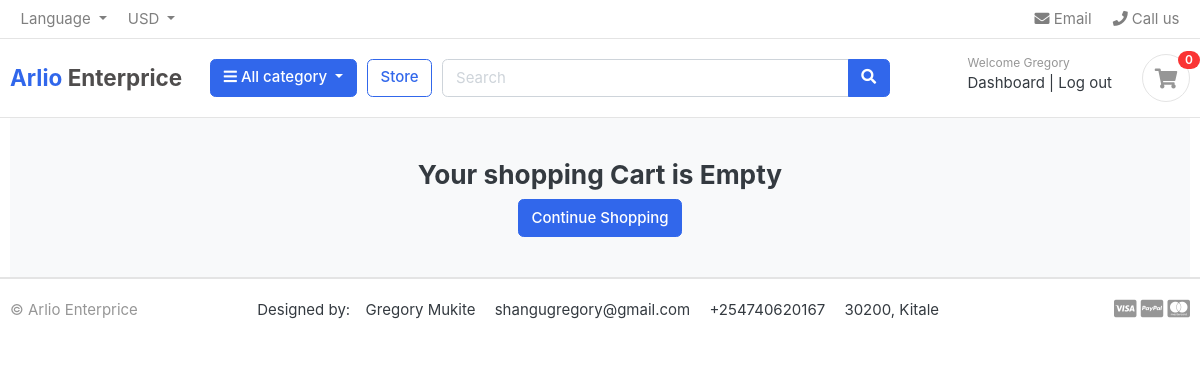
Before: /cart/ (signed in) with the older database file.
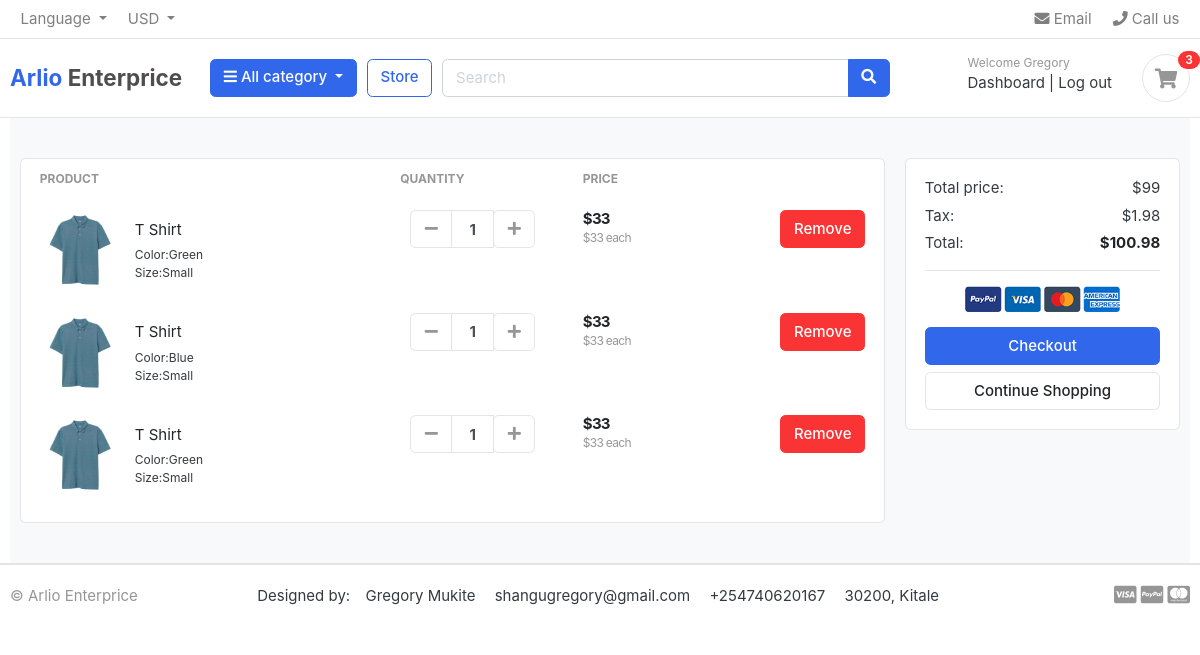
After: the same page with the newer database file.
### accounts/models.py (models this page shows, shortened)
class Account(AbstractBaseUser):
    first_name = models.CharField(max_length =  50)
    last_name = models.CharField(max_length =  50)
    username = models.CharField(max_length =  50, unique=True)
    email = models.EmailField(max_length =  250, unique = True)
    phone_number = models.CharField(max_length =  50)
    date_joined = models.DateTimeField(auto_now_add = True, null = True)
    last_login = models.DateTimeField(auto_now=True, null = True)
    is_admin = models.BooleanField(default= False)
    is_staff = models.BooleanField(default= False)
    is_active = models.BooleanField(default= False)
    is_super_admin = models.BooleanField(default= False)
    USERNAME_FIELD = "email"
    REQUIRED_FIELDS = ["username", "first_name", "last_name"]
    objects = MyAccountManager()

### carts/models.py (models this page shows, shortened)
class CartItem(models.Model):
    user = models.ForeignKey(Account, on_delete = models.CASCADE, null = True)
    product = models.ForeignKey(Product, on_delete = models.CASCADE)
    variation = models.ManyToManyField(Variation, blank=True)
    cart = models.ForeignKey(Cart, on_delete =  models.CASCADE, null = True)
    quantity=models.IntegerField()
    is_active = models.BooleanField(default = True)
    def sub_total(self):
        return self.product.price * self.quantity

### store/models.py (models this page shows, shortened)
class Product(models.Model):
    product_name = models.CharField(max_length = 233, unique=True)
    slug=models.SlugField(max_length = 233, unique=True)
    description = models.TextField(max_length = 500, blank=True)
    price = models.IntegerField()
    images = models.ImageField(upload_to='photos/product')
    stock = models.IntegerField()
    category=models.ForeignKey(Category, on_delete=models.CASCADE)
    created_date= models.DateTimeField(auto_now_add = True)
    modified_date= models.DateTimeField(auto_now = True)
    is_available = models.BooleanField()

class Variation(models.Model):
    product = models.ForeignKey(Product, on_delete=models.CASCADE)
    variation_cartegory=models.CharField(max_length = 100, choices = variation_cartegory_choice)
    variation_value= models.CharField(max_length=200)
    is_active=models.BooleanField(default = True)
    created_at=models.DateField(auto_now = True)
    objects = variationmanager()

### carts/views.py (the view)
# urls.py: path("", views.Cart, name= 'cart'),
def Cart(request, total = 0, quantity = 0, cart_items = None):
    try:
        grant_total =0
        tax =0
        if request.user.is_authenticated:
            cart_items = CartItem.objects.filter(user = request.user, is_active = True)
        else:
            cart = MyCart.objects.get(cart_id = _cart_id(request))
            cart_items = CartItem.objects.filter(cart = cart, is_active = True)
        for cart_item in cart_items:
            total += (cart_item.product.price *cart_item.quantity)
            quantity +=cart_item.quantity
        tax = (2*total/100)
        grant_total = total +tax
    except ObjectDoesNotExist:
        pass
    context ={
        'total':total,
        'quantity':quantity,
        'cart_items':cart_items,
        'grant_total':grant_total,
        'tax':tax
    }
    return render(request, 'cart/cart.html', context)

### carts/context_processor.py (called while the page is built)
def counter(request):
    cart_count = 0
    if 'admin' in request.path:
        return {}
    else:
        try:
            cart = Cart.objects.filter(cart_id = _cart_id(request))
            if request.user.is_authenticated:
                cart_items = CartItem.objects.all().filter(user = request.user)
            else:
                cart_items = CartItem.objects.all().filter(cart = cart[:1])
            for cart_item in cart_items:
                cart_count = cart_count + cart_item.quantity
        except ObjectDoesNotExist:
            cart_item = 0
    return dict(cart_count=cart_count)

### carts/views.py (called while the page is built)
def _cart_id(request):
    cart = request.session.session_key
    if not cart:
        cart = request.session.create()
    return cart

### category/context_processors.py (called while the page is built)
def menu_links(request):
    links = Category.objects.all()
    return dict(links=links)

### category/models.py (called while the page is built)
    def geturl(self):
        return reverse('products_by_category', args =  [self.slug])

### estore/templates/cart/cart.html (shortened to what this page needs)
{% extends 'home/base.html' %}
{% load static %}
{% block content %}
<section class="section-content padding-y bg">
	<div class="container">
		{% if not cart_items %}
		<h3 class=" text-center">Your shopping Cart is Empty</h3>
		<div class="text-center">
			<a class="btn btn-primary" href="{%url 'store'%}">Continue Shopping</a>
		</div>
		{%else%}
		<div class="row">
			<aside class="col-lg-9">
				<div class="card">
					<table class="table table-borderless table-shopping-cart">
						<thead class="text-muted">
							<tr class="small text-uppercase">
								<th scope="col">Product</th>
								<th scope="col" width="120">Quantity</th>
								<th scope="col" width="120">Price</th>
								<th scope="col" class="text-right" width="200"> </th>
							</tr>
						</thead>
						<tbody>
							{% for cart_item in cart_items %}
							<tr>
								<td>
									<figure class="itemside align-items-center">
										<div class="aside"><img src="{{cart_item.product.images.url}}" class="img-sm">
										</div>
										<figcaption class="info">
											<a href="products.get_url"
												class="title text-dark">{{cart_item.product.product_name}}</a>
											<p class="muted-text small">
												{% if cart_item.variation.all%}
												{% for item in cart_item.variation.all %}
												{{item.variation_cartegory | capfirst}}:{{item.variation_value |capfirst}} <br>
												{%endfor%}
												{%endif%}
											</p>
										</figcaption>
									</figure>
								</td>
								<td>
									<div class="col">
										<div class="input-group input-spinner">
											<div class="input-group-prepend">
												<a href="{%url 'remove_cart' cart_item.product.id cart_item.id%}"
													class="btn btn-light" type="button" id="button-minus"> <i
														class="fa fa-minus"></i> </a>
											</div>
											<input type="text" class="form-control" value="{{cart_item.quantity}}">
											<div class="input-group-append">
												<form action="{% url 'add_cart' cart_item.product.id %}" method="POST">
													<button class="btn btn-light" type="submit" id="button-plus"> <i
															class="fa fa-plus"></i> </button>
												</form>
											</div>
										</div>
									</div>
								</td>
								<td>
									<div class="price-wrap">
										<var class="price">${{cart_item.sub_total}}</var>
										<small class="text-muted"> ${{cart_item.product.price}} each </small>
									</div>
								</td>
								<td class="text-right">
									<a href="{%url 'remove_cart_item' cart_item.product.id cart_item.id%}" onclick="return confirm('Are You Sure you want to delete this item')" class="btn btn-danger">
										Remove</a>
								</td>
							</tr>
							{%endfor%}
						</tbody>
					</table>
				</div>
			</aside>
			<aside class="col-lg-3">
				<div class="card">
					<div class="card-body">
						<dl class="dlist-align">
							<dt>Total price:</dt>
							<dd class="text-right">${{total}}</dd>
						</dl>
						<dl class="dlist-align">
							<dt>Tax:</dt>
							<dd class="text-right"> ${{tax}}</dd>
						</dl>
						<dl class="dlist-align">
							<dt>Total:</dt>
							<dd class="text-right text-dark b"><strong>${{grant_total}}</strong></dd>
						</dl>
						<hr>
						<p class="text-center mb-3">
							<img src="{%static 'images/misc/payments.png'%}" height="26">
						</p>
						<a href="{% url 'checkout' %}" class="btn btn-primary btn-block"> Checkout </a>
						<a href="{%url 'store'%}" class="btn btn-light btn-block">Continue Shopping</a>
					</div>
				</div>
			</aside>
		</div>
		{% endif %}
	</div>
</section>
{% endblock content %}

### estore/templates/home/base.html (shortened to what this page needs)
{% load static %}
<!DOCTYPE HTML>
<html lang="en">
<head>
<link href="{% static 'css/bootstrap.css'%}" rel="stylesheet" type="text/css"/>
<link href="{%static 'fonts/fontawesome/css/all.min.css'%}" type="text/css" rel="stylesheet">
<link href="{%static 'css/ui.css'%}" rel="stylesheet" type="text/css"/>
<link href="{% static 'css/responsive.css'%}" rel="stylesheet" media="only screen and (max-width: 1200px)" />
</head>
<body>
    <header class="section-header">
        <nav class="navbar p-md-0 navbar-expand-sm navbar-light border-bottom">
        <div class="container">
          <div class="collapse navbar-collapse" id="navbarTop4">
            <ul class="navbar-nav mr-auto">
                <li class="nav-item dropdown">
                     <a href="#" class="nav-link dropdown-toggle" data-toggle="dropdown">   Language </a>
                </li>
                <li class="nav-item dropdown">
                    <a href="#" class="nav-link dropdown-toggle" data-toggle="dropdown"> USD </a>
                </li>
            </ul>
            <ul class="navbar-nav">
                <li><a href="#" class="nav-link"> <i class="fa fa-envelope"></i> Email </a></li>
                <li><a href="#" class="nav-link"> <i class="fa fa-phone"></i> Call us </a></li>
            </ul>
          </div>
        </div>
        </nav>
        <section class="header-main border-bottom">
            <div class="container">
        <div class="row align-items-center">
            <div class="col-lg-2 col-md-3 col-6">
                <a href="/" class="brand-wrap "
                style="font-size: 1.5rem; font-weight: bold;"
                >
                    Arlio <span style="color: rgb(79, 77, 77);">Enterprice</span>
                </a>
            </div>
            <div class="col-lg col-sm col-md col-6 flex-grow-0">
                <div class="category-wrap dropdown d-inline-block float-right">
                    <button type="button" class="btn btn-primary dropdown-toggle" data-toggle="dropdown">
                        <i class="fa fa-bars"></i> All category
                    </button>
                </div>
            </div>
            <a href=" {%url 'store'%} " class="btn btn-outline-primary">Store</a>
            <div class="col-lg  col-md-6 col-sm-12 col">
                <form action="{% url 'search' %}" class="search" method="GET">
                    <div class="input-group w-100">
                        <input type="text" class="form-control" style="width:60%;" placeholder="Search" name="keyword">
                        <div class="input-group-append">
                          <button class="btn btn-primary" type="submit">
                            <i class="fa fa-search"></i>
                          </button>
                        </div>
                    </div>
                </form>
            </div>
            <div class="col-lg-3 col-sm-6 col-8 order-2 order-lg-3">
                        <div class="d-flex justify-content-end mb-3 mb-lg-0">
                            {% if user.id is None %}
                            <div class="widget-header">
                                <small class="title text-muted">Welcome guest!</small>
                                <div>
                                    <a href="{% url 'login' %}">Sign in</a> <span class="dark-transp"> | </span>
                                    <a href="{% url 'register' %}"> Register</a>
                                </div>
                            </div>
                            {% else %}
                            <div class="widget-header">
                                <small class="title text-muted">Welcome {{user.first_name}}</small>
                                <div>
                                    <a href="{% url 'dashboard' %}">Dashboard</a> <span class="dark-transp"> | </span>
                                    <a href="{% url 'logout' %}"> Log out</a>
                                </div>
                            </div>
                            {%endif%}
                            <a href="{% url 'cart' %}" class="widget-header pl-3 ml-3">
                                <div class="icon icon-sm rounded-circle border"><i class="fa fa-shopping-cart"></i></div>
                                <span class="badge badge-pill badge-danger notify">{{cart_count}}</span>
                            </a>
                        </div>
                    </div>
        </div>
            </div>
        </section>
        </header>
        <div class="container">
            {%block content%}
            {% endblock content %}
        </div>
        <footer class="section-footer border-top">
            <div class="container">
                <section class="footer-bottom border-top row">
                    <div class="col-md-2">
                        <p class="text-muted"> &copy Arlio Enterprice </p>
                    </div>
                    <div class="col-md-8 text-md-center">
                        <span  class="px-1">Designed by:</span>
                        <span  class="px-2">Gregory Mukite</span>
                        <span  class="px-2">shangugregory@gmail.com</span>
                        <span  class="px-2">+254740620167</span>
                        <span  class="px-2">30200, Kitale</span>
                    </div>
                    <div class="col-md-2 text-md-right text-muted">
                        <i class="fab fa-lg fa-cc-visa"></i>
                        <i class="fab fa-lg fa-cc-paypal"></i>
                        <i class="fab fa-lg fa-cc-mastercard"></i>
                    </div>
                </section>
            </div>
        </footer>
</body>
</html>

### estore/static/css/ui.css (style rules this page uses)
html { font-family: "Inter", sans-serif; font-size: 15px; }
.price-wrap { letter-spacing: -0.7px; }
.icon-xs, .icon-sm, .icon-md, .icon-lg { display: inline-block; text-align: center; flex-shrink: 0; flex-grow: 0; }
.icon-sm { width: 48px; height: 48px; line-height: 48px !important; font-size: 20px; }
.img-xs, .img-sm, .img-md, .img-lg { -o-object-fit: cover; object-fit: cover; flex-shrink: 0; flex-grow: 0; }
.img-sm { width: 80px; height: 80px; }
.padding-y { padding-top: 40px; padding-bottom: 40px; }
var { font-style: normal; }
figure { margin-bottom: 0; }
.bg { background-color: #f8f9fa; }
.b { font-weight: 600; }
p:last-child { margin-bottom: 0; }
.header-main { position: relative; padding-top: 1rem; padding-bottom: 1rem; }
.widget-header { display: inline-block; vertical-align: middle; position: relative; }
.widget-header a { color: #343a40; }
.widget-header i { color: #969696; }
.widget-header .title { display: block; }
.widget-header .notify { position: absolute; top: -3px; right: -10px; }
.footer-bottom { padding-top: 20px; padding-bottom: 20px; }
.btn-light { background-color: #fff; border-color: #e4e4e4; }
.btn-light i { color: #969696; }
.itemside { position: relative; display: flex; width: 100%; }
.itemside .aside { position: relative; flex-shrink: 0; }
.itemside .info { padding-left: 15px; padding-right: 7px; }
.itemside p { margin-bottom: 0; }
.itemside .title { display: block; margin-bottom: 5px; color: #212529; }
[class*=dlist-] { margin-bottom: 5px; }
[class*=dlist-] dd { margin-bottom: 0; }
.dlist-align { display: flex; }
.dlist-align dt { width: 150px; word-wrap: break-word; font-weight: normal; }
.dlist-align dd { flex-grow: 1; }
.notify { position: absolute; top: -4px; right: -10px; display: inline-block; padding: 0.25em 0.6em; font-size: 12px; line-height: 1; text-align: center; border-radius: 3rem; color: #fff; background-color: #fa3434; }
.price { font-weight: 600; color: #212529; }
.input-spinner { width: 125px; flex-wrap: nowrap; display: inline-flex; vertical-align: middle; }
.input-spinner input.form-control { text-align: center; max-width: 46px; font-weight: bold; flex-basis: 46px; border-color: #e4e4e4; flex-grow: 0; }
.input-spinner .btn { width: 42px; text-align: center; padding-left: 0.5rem; padding-right: 0.5rem; }
.table-shopping-cart.table td, .table-shopping-cart.table th { padding-left: 1.25rem; padding-right: 1.25rem; }
.table-shopping-cart .price-wrap { line-height: 1.2; }
.table-shopping-cart .price { font-weight: bold; margin-right: 5px; display: block; }

Changed rows visible on the page:
added CartItem: product.images (picture), product.product_name "T Shirt", quantity "1", sub_total "33", product.price "33"
now on this page (row unchanged): Variation: variation_cartegory "Color", variation_value "Green"
now on this page (row unchanged): Variation: variation_cartegory "Size", variation_value "Small"
added CartItem: product.images (picture), product.product_name "T Shirt", quantity "1", sub_total "33", product.price "33"
now on this page (row unchanged): Variation: variation_cartegory "Color", variation_value "Blue", shown under "T Shirt"
added CartItem: product.images (picture), product.product_name "T Shirt", quantity "1", sub_total "33", product.price "33"
Other visible differences:
{{ cart_count }}: "0" → "3"
{{ total }}: (not shown) → "99"
{{ tax }}: (not shown) → "1.98"
{{ grant_total }}: (not shown) → "100.98"
text no longer shown: "Your shopping Cart is Empty"
text now shown: "PRODUCT QUANTITY PRICE Total price: $ Tax: $ Total: $ Checkout"
